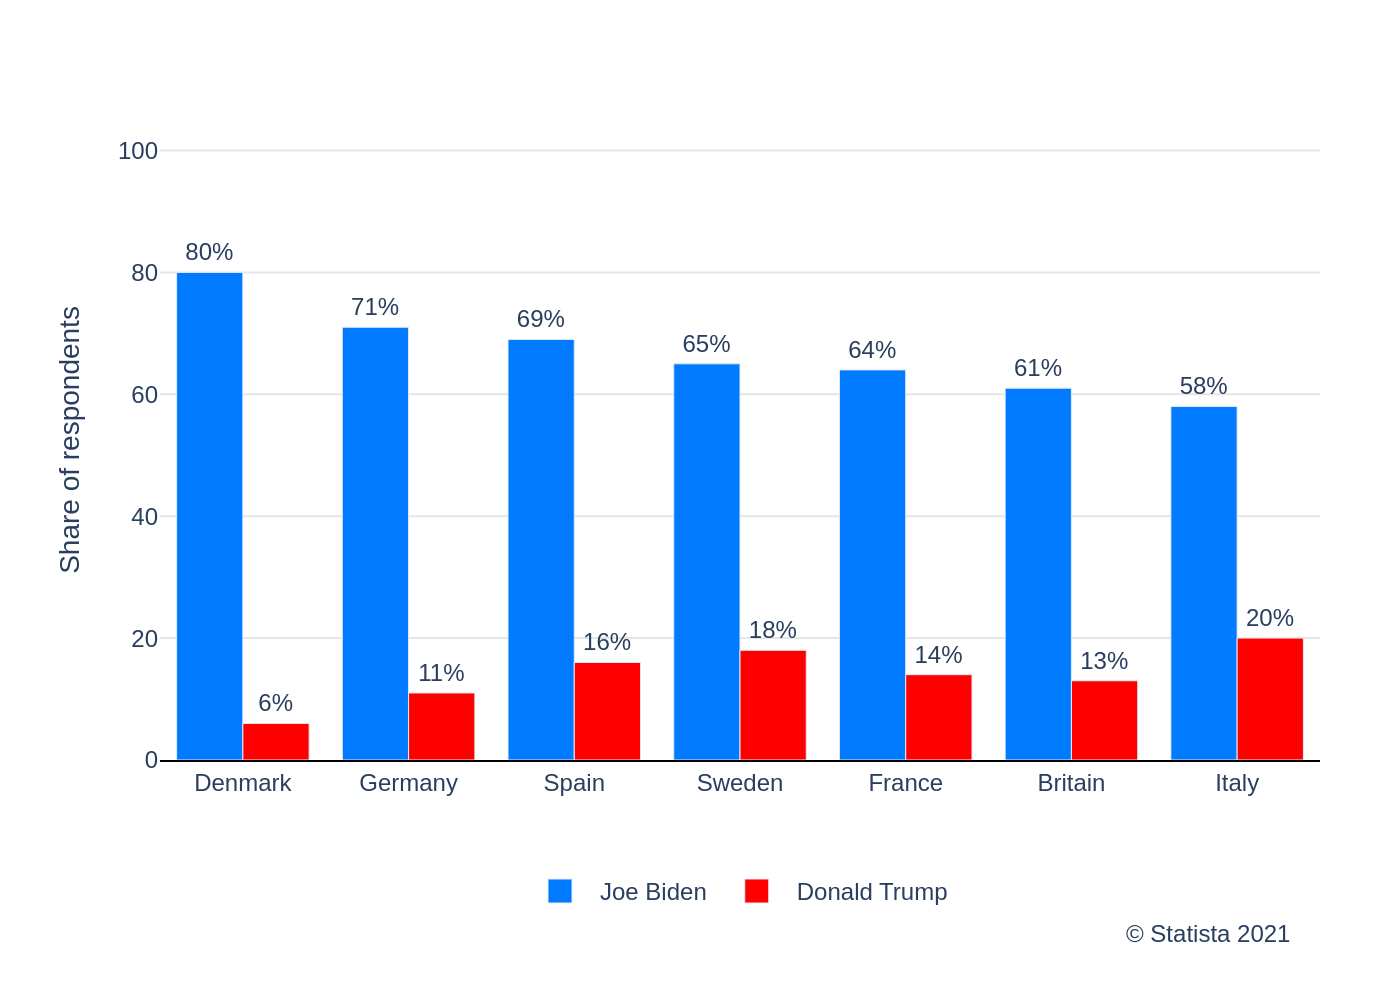

Reproduce this figure in Python.
import sys
import json
import plotly.graph_objects as go
import pathlib

# --- 1. Load Data from JSON ---
if len(sys.argv) != 2:
    print("Usage: python generate_chart.py <path_to_json_file>")
    sys.exit(1)

json_path_str = sys.argv[1]
json_path = pathlib.Path(json_path_str)

if not json_path.is_file():
    print(f"Error: JSON file not found at '{json_path_str}'")
    sys.exit(1)

with open(json_path, 'r', encoding='utf-8') as f:
    chart_config = json.load(f)

# --- 2. Extract and Prepare Data ---
chart_data = chart_config['chart_data']
texts = chart_config['texts']
colors = chart_config['colors']

categories = [item['category'] for item in chart_data]
num_series = len(texts['legend_labels'])
series_values = [[] for _ in range(num_series)]

for item in chart_data:
    for i in range(num_series):
        series_values[i].append(item['values'][i])

# --- 3. Create the Chart ---
fig = go.Figure()

for i in range(num_series):
    fig.add_trace(go.Bar(
        x=categories,
        y=series_values[i],
        name=texts['legend_labels'][i],
        marker_color=colors[i],
        text=[f"{val}{texts.get('data_labels_suffix', '')}" for val in series_values[i]],
        textposition='outside',
        cliponaxis=False  # Prevents text labels on tall bars from being clipped
    ))

# --- 4. Configure Layout ---
# Combine title and subtitle if they exist
title_text = texts.get('title')
subtitle_text = texts.get('subtitle')
full_title = ""
if title_text:
    full_title += f"<b>{title_text}</b>"
if subtitle_text:
    if full_title:
        full_title += "<br>"
    full_title += subtitle_text

fig.update_layout(
    barmode='group',
    plot_bgcolor='white',
    paper_bgcolor='white',
    font=dict(family="Arial", size=12),
    title_text=full_title if full_title else None,
    title_x=0.05,
    title_y=0.95,
    title_xanchor='left',
    yaxis=dict(
        title=texts.get('y_axis_title'),
        range=[0, 105], # Extra space for top data labels
        tickvals=[0, 20, 40, 60, 80, 100],
        ticksuffix=texts.get('data_labels_suffix', ''),
        gridcolor='#E5E5E5',
        zeroline=False,
        showline=False
    ),
    xaxis=dict(
        title=texts.get('x_axis_title'),
        showgrid=False,
        showline=True,
        linecolor='black'
    ),
    legend=dict(
        orientation="h",
        yanchor="bottom",
        y=-0.25,
        xanchor="center",
        x=0.5,
        traceorder='normal'
    ),
    margin=dict(t=60, b=120, l=80, r=40),
    annotations=[
        dict(
            text=texts.get('source', ''),
            showarrow=False,
            xref="paper",
            yref="paper",
            x=0.98,
            y=-0.3,
            xanchor='right',
            yanchor='bottom',
            align='right',
            font=dict(size=12)
        )
    ]
)

# --- 5. Output the Image ---
output_filename = json_path.stem + ".png"
fig.write_image(output_filename, scale=2)
print(f"Chart saved to {output_filename}")
